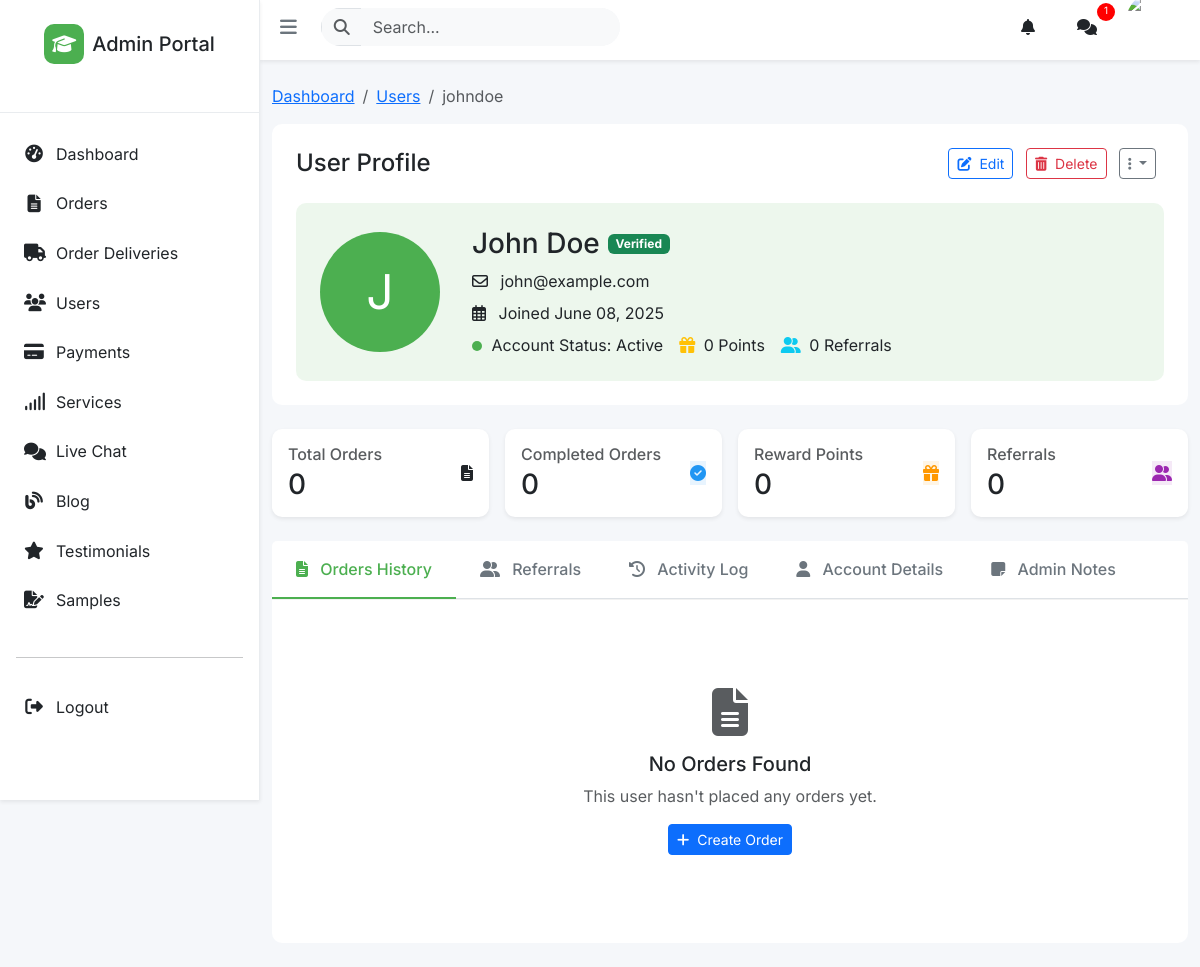
The page /admin/users/2 (signed in) on the database its author committed.
### app/models/user.py (models this page shows, shortened)
class User(UserMixin, db.Model):
    __tablename__ = 'users'
    id = db.Column(db.Integer, primary_key=True)
    email_verified = db.Column(db.Boolean, default=False)
    email_verification_token = db.Column(db.String(100))
    failed_login_attempts = db.Column(db.Integer, default=0)
    last_failed_login = db.Column(db.DateTime)
    username = db.Column(db.String(64), unique=True, nullable=False)
    email = db.Column(db.String(120), unique=True, nullable=False)
    password_hash = db.Column(db.String(256), nullable=False)
    first_name = db.Column(db.String(100))
    last_name = db.Column(db.String(100))
    gender = db.Column(db.Enum('male', 'female', name='gender_types'), nullable=False)
    is_admin = db.Column(db.Boolean, default=False, server_default='false')
    created_at = db.Column(db.DateTime, default=datetime.now)
    referral_code = db.Column(db.String(10), unique=True)
    reward_points = db.Column(db.Integer, default=0)
    braintree_customer_id = db.Column(db.String(50))
    orders = db.relationship('Order', foreign_keys='Order.client_id', backref='client', lazy=True)
    referrals = db.relationship('Referral', foreign_keys='Referral.referrer_id', backref='referrer', lazy=True)
    referred_by = db.relationship('Referral', foreign_keys='Referral.referred_id', backref='referred', lazy=True)
    notifications = db.relationship('Notification', backref='user', lazy=True)
    blog_posts = db.relationship('BlogPost', backref='author', lazy=True)
    testimonials = db.relationship('Testimonial', backref='author', lazy=True, cascade='all, delete-orphan')
    def get_name(self):
        if self.first_name and self.last_name:
            return f"{self.first_name} {self.last_name}"
        return self.username

### app/routes/admin.py (the view)
@admin_bp.route('/users/<int:user_id>')
@login_required
@admin_required
def view_user(user_id):
    user = User.query.get_or_404(user_id)
    orders = Order.query.filter_by(client_id=user_id).all()
    referrals = Referral.query.filter_by(referrer_id=user_id).all()
    return render_template('admin/users/view.html',
                           user=user,
                           orders=orders,
                           timedelta=timedelta,
                           referrals=referrals,
                           title=f'User: {user.username}')

### app/templates/admin/users/view.html (shortened to what this page needs)
{% extends "admin/base.html" %}
{% block styles %}
<link href="https://cdn.jsdelivr.net/npm/select2@4.1.0-rc.0/dist/css/select2.min.css" rel="stylesheet" />
{% endblock %}
{% block content %}
<div class="container-fluid py-4">
    <nav aria-label="breadcrumb">
        <ol class="breadcrumb">
            <li class="breadcrumb-item"><a href="{{ url_for('admin.index') }}">Dashboard</a></li>
            <li class="breadcrumb-item"><a href="{{ url_for('admin.list_users') }}">Users</a></li>
            <li class="breadcrumb-item active" aria-current="page">{{ user.username }}</li>
        </ol>
    </nav>
    <div class="card mb-4">
        <div class="card-body p-4">
            <div class="d-flex justify-content-between align-items-center mb-4">
                <h4 class="mb-0">User Profile</h4>
                <div class="user-actions">
                    <button type="button" class="btn btn-sm btn-outline-primary" data-bs-toggle="modal" data-bs-target="#editUserModal">
                        <i class="fas fa-edit me-1"></i> Edit
                    </button>
                    <button type="button" class="btn btn-sm btn-outline-danger" data-bs-toggle="modal" data-bs-target="#deleteUserModal">
                        <i class="fas fa-trash-alt me-1"></i> Delete
                    </button>
                    <div class="dropdown d-inline-block">
                        <button class="btn btn-sm btn-outline-secondary dropdown-toggle" type="button" id="userActionDropdown" data-bs-toggle="dropdown" aria-expanded="false">
                            <i class="fas fa-ellipsis-v"></i>
                        </button>
                    </div>
                </div>
            </div>
            <div class="row">
                <div class="col-md-12">
                    <div class="user-header-bg p-4">
                        <div class="d-flex flex-wrap align-items-center">
                            <div class="user-avatar">
                                <span>{{ user.username[0]|upper }}</span>
                            </div>
                            <div class="flex-grow-1">
                                <div class="d-flex align-items-center mb-2">
                                    <h3 class="mb-0">{{ user.get_name() }}</h3>
                                    <span class="badge {{ 'bg-success' if user.email_verified else 'bg-warning' }} ms-2">
                                        {{ 'Verified' if user.email_verified else 'Unverified' }}
                                    </span>
                                </div>
                                <p class="mb-2">
                                    <i class="far fa-envelope me-2"></i> {{ user.email }}
                                </p>
                                <p class="mb-2">
                                    <i class="far fa-calendar-alt me-2"></i> Joined {{ user.created_at.strftime('%B %d, %Y') }}
                                </p>
                                <div class="d-flex align-items-center">
                                    <span class="me-3">
                                        <span class="activity-indicator {{ 'activity-active' if user.last_failed_login is none or (user.last_failed_login and (datetime.utcnow() - user.last_failed_login).days > 30) else 'activity-inactive' }}"></span>
                                        Account Status: {{ 'Active' if user.last_failed_login is none or (user.last_failed_login and (datetime.utcnow() - user.last_failed_login).days > 30) else 'Inactive' }}
                                    </span>
                                    <span class="me-3">
                                        <i class="fas fa-gift me-1 text-warning"></i> {{ user.reward_points }} Points
                                    </span>
                                    <span>
                                        <i class="fas fa-user-friends me-1 text-info"></i> {{ referrals|length }} Referrals
                                    </span>
                                </div>
                            </div>
                        </div>
                    </div>
                </div>
            </div>
        </div>
    </div>
    <div class="row g-3 mb-4">
        <div class="col-md-3">
            <div class="stat-mini-card">
                <div class="d-flex justify-content-between align-items-center">
                    <div>
                        <h6 class="text-muted mb-1">Total Orders</h6>
                        <h3 class="mb-0">{{ orders|length }}</h3>
                    </div>
                    <div class="icon-container">
                        <i class="fas fa-file-alt"></i>
                    </div>
                </div>
            </div>
        </div>
        <div class="col-md-3">
            <div class="stat-mini-card">
                <div class="d-flex justify-content-between align-items-center">
                    <div>
                        <h6 class="text-muted mb-1">Completed Orders</h6>
                        <h3 class="mb-0">{{ orders|selectattr('status', 'equalto', 'completed')|list|length }}</h3>
                    </div>
                    <div class="icon-container icon-blue">
                        <i class="fas fa-check-circle"></i>
                    </div>
                </div>
            </div>
        </div>
        <div class="col-md-3">
            <div class="stat-mini-card">
                <div class="d-flex justify-content-between align-items-center">
                    <div>
                        <h6 class="text-muted mb-1">Reward Points</h6>
                        <h3 class="mb-0">{{ user.reward_points }}</h3>
                    </div>
                    <div class="icon-container icon-orange">
                        <i class="fas fa-gift"></i>
                    </div>
                </div>
            </div>
        </div>
        <div class="col-md-3">
            <div class="stat-mini-card">
                <div class="d-flex justify-content-between align-items-center">
                    <div>
                        <h6 class="text-muted mb-1">Referrals</h6>
                        <h3 class="mb-0">{{ referrals|length }}</h3>
                    </div>
                    <div class="icon-container icon-purple">
                        <i class="fas fa-user-friends"></i>
                    </div>
                </div>
            </div>
        </div>
    </div>
    <div class="card">
        <div class="card-header bg-white p-0">
            <ul class="nav nav-tabs" id="userDetailsTabs" role="tablist">
                <li class="nav-item" role="presentation">
                    <button class="nav-link active" id="orders-tab" data-bs-toggle="tab" data-bs-target="#orders" type="button" role="tab" aria-controls="orders" aria-selected="true">
                        <i class="fas fa-file-alt me-2"></i> Orders History
                    </button>
                </li>
                <li class="nav-item" role="presentation">
                    <button class="nav-link" id="referrals-tab" data-bs-toggle="tab" data-bs-target="#referrals" type="button" role="tab" aria-controls="referrals" aria-selected="false">
                        <i class="fas fa-user-friends me-2"></i> Referrals
                    </button>
                </li>
                <li class="nav-item" role="presentation">
                    <button class="nav-link" id="activity-tab" data-bs-toggle="tab" data-bs-target="#activity" type="button" role="tab" aria-controls="activity" aria-selected="false">
                        <i class="fas fa-history me-2"></i> Activity Log
                    </button>
                </li>
                <li class="nav-item" role="presentation">
                    <button class="nav-link" id="details-tab" data-bs-toggle="tab" data-bs-target="#details" type="button" role="tab" aria-controls="details" aria-selected="false">
                        <i class="fas fa-user me-2"></i> Account Details
                    </button>
                </li>
                <li class="nav-item" role="presentation">
                    <button class="nav-link" id="notes-tab" data-bs-toggle="tab" data-bs-target="#notes" type="button" role="tab" aria-controls="notes" aria-selected="false">
                        <i class="fas fa-sticky-note me-2"></i> Admin Notes
                    </button>
                </li>
            </ul>
        </div>
        <div class="card-body">
            <div class="tab-content" id="userDetailsTabsContent">
                <div class="tab-pane fade show active" id="orders" role="tabpanel" aria-labelledby="orders-tab">
                    {% if orders %}
                    <div class="table-responsive">
                        <table class="table table-hover align-middle">
                            <thead>
                                <tr>
                                    <th>Order ID</th>
                                    <th>Title</th>
                                    <th>Date</th>
                                    <th>Amount</th>
                                    <th>Deadline</th>
                                    <th>Status</th>
                                    <th>Actions</th>
                                </tr>
                            </thead>
                            <tbody>
                                {% for order in orders %}
                                <tr>
                                    <td><a href="{{ url_for('admin.view_order', order_id=order.id) }}" class="text-primary fw-bold">#{{ order.id }}</a></td>
                                    <td>{{ order.title|truncate(30) }}</td>
                                    <td>{{ order.created_at.strftime('%Y-%m-%d') }}</td>
                                    <td>${{ "%.2f"|format(order.total_price) }}</td>
                                    <td>{{ order.deadline.name }}</td>
                                    <td>
                                        <span class="badge rounded-pill px-3 py-2 order-status-{{ order.status }}">
                                            {{ order.status|capitalize }}
                                        </span>
                                    </td>
                                    <td>
                                        <div class="dropdown">
                                            <button class="btn btn-sm action-btn" type="button" data-bs-toggle="dropdown" aria-expanded="false">
                                                <i class="fas fa-ellipsis-v"></i>
                                            </button>
                                            <ul class="dropdown-menu dropdown-menu-end">
                                                <li><a class="dropdown-item" href="{{ url_for('admin.view_order', order_id=order.id) }}"><i class="fas fa-eye me-2"></i> View</a></li>
                                                <li><a class="dropdown-item" href="{{ url_for('admin.edit_order', order_id=order.id) }}"><i class="fas fa-edit me-2"></i> Edit</a></li>
                                                <li><hr class="dropdown-divider"></li>
                                                <li><a class="dropdown-item text-danger" href="#" data-bs-toggle="modal" data-bs-target="#deleteOrderModal" data-order-id="{{ order.id }}"><i class="fas fa-trash-alt me-2"></i> Delete</a></li>
                                            </ul>
                                        </div>
                                    </td>
                                </tr>
                                {% endfor %}
                            </tbody>
                        </table>
                    </div>
                    {% else %}
                    <div class="text-center py-5">
                        <i class="fas fa-file-alt fa-3x text-muted mb-3"></i>
                        <h5>No Orders Found</h5>
                        <p class="text-muted">This user hasn't placed any orders yet.</p>
                        <a href="{{ url_for('admin.create_order') }}" class="btn btn-primary btn-sm">
                            <i class="fas fa-plus me-1"></i> Create Order
                        </a>
                    </div>
                    {% endif %}
                </div>
            </div>
        </div>
    </div>
</div>
{% endblock %}

### rows shown on the page
User: username "johndoe", username "J", get_name "John Doe", email_verified "Verified", email "john@example.com", created_at "June 08, 2025", reward_points "0"

### other values the page prints
{{ referrals|length }} "0"
{{ orders|length }} "0"
{{ orders|selectattr('status', 'equalto', 'completed')|list|length }} "0"
